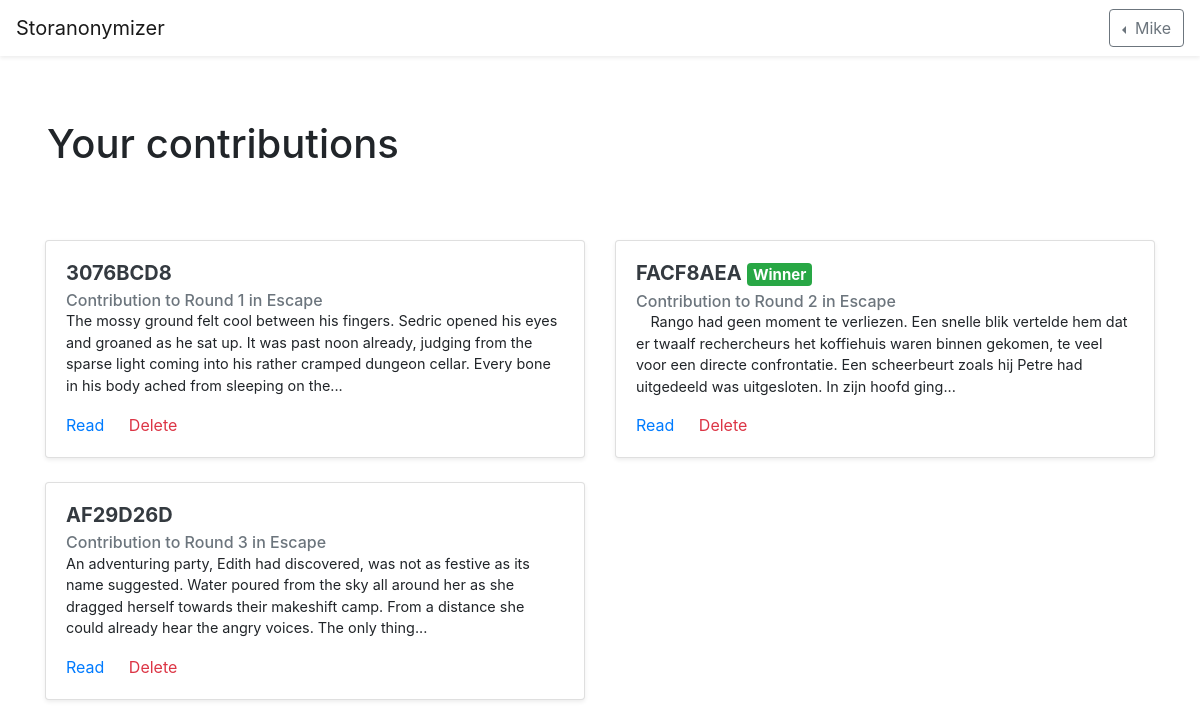
Page /my/contributions (signed in) on the earlier database version.
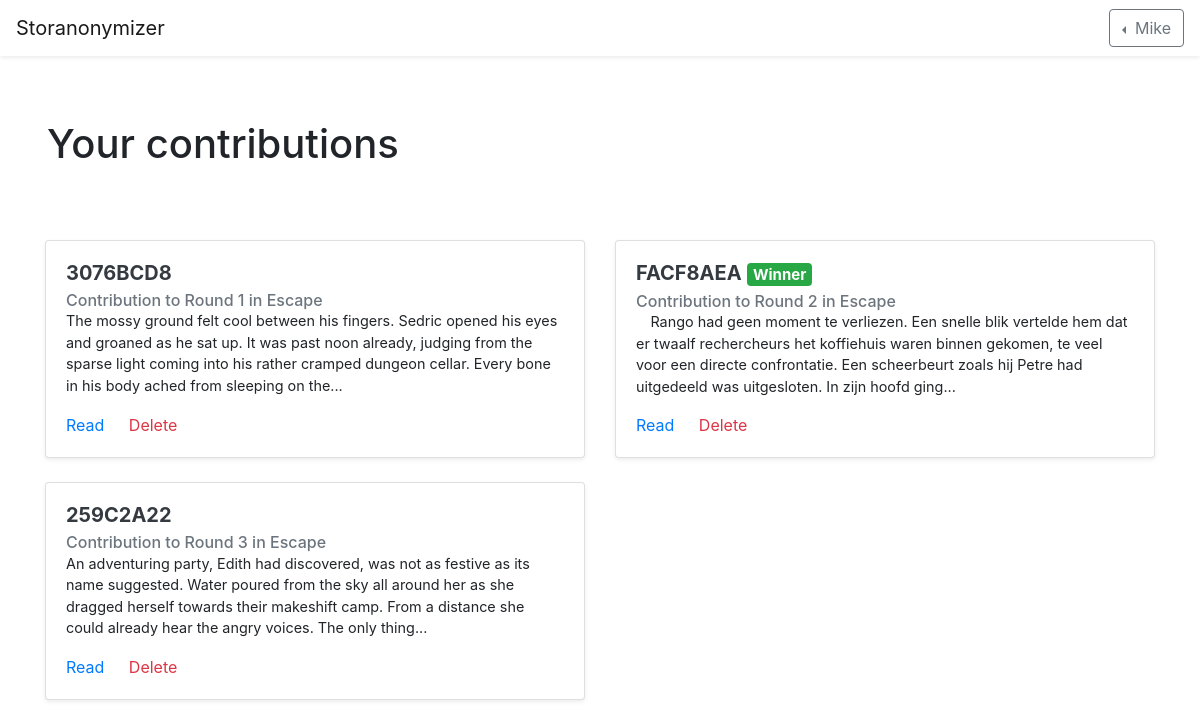
Same page on the later database version.
### storanonymizer/models.py (models this page shows, shortened)
class User(db.Model):
	id = db.Column(db.Integer, primary_key=True)
	name = db.Column(db.String(80), unique=True)
	password_hash = db.Column(db.String(1024))
	stories = db.relationship("Story", backref="user", lazy="select")
	contributions = db.relationship("Contribution", backref="author", lazy="select")
	votes = db.relationship("Vote", backref="user", lazy="select")

class Contribution(db.Model):
	id = db.Column(db.Integer, primary_key=True)
	code = db.Column(db.String(), unique=True)
	text = db.Column(db.Text())
	votes = db.relationship("Vote", backref="contribution", lazy="select")
	author_id = db.Column(db.Integer, db.ForeignKey("user.id"))
	round_id = db.Column(db.Integer, db.ForeignKey("round.id"))

class Round(db.Model):
	id = db.Column(db.Integer, primary_key=True)
	name = db.Column(db.String())
	code = db.Column(db.String(), unique=True)
	contributions = db.relationship("Contribution", backref="round", lazy="select")
	votes = db.relationship("Vote", backref="round", lazy="select")
	winning_contribution_id = db.Column(db.String())
	story_id = db.Column(db.Integer, db.ForeignKey("story.id"))
	public_authors = db.Column(db.Boolean(), default=False)
	public_contributions = db.Column(db.Boolean(), default=False)
	voting = db.Column(db.Boolean(), default=False)
	public_votes = db.Column(db.Boolean(), default=False)

class Story(db.Model):
	id = db.Column(db.Integer, primary_key=True)
	code = db.Column(db.String(), unique=True)
	name = db.Column(db.String())
	user_id = db.Column(db.Integer, db.ForeignKey("user.id"))
	rounds = db.relationship("Round", backref="story", lazy="select")

### storanonymizer/views.py (the view)
@app.route("/my/contributions")
@login_required
def my_contributions():
	contributions = current_user.contributions
	return render_template("mycontributions.html", contributions=contributions)

### storanonymizer/auth.py (called while the page is built)
@lm.user_loader
def load_user(user_id):
	return models.User.query.get(int(user_id))

### storanonymizer/templates/mycontributions.html
{% extends "base.html" %}
{% block content %}
<div class="jumbotron bg-white mb-0">
	<div class="container">
		<h1>Your contributions</h1>
	</div>
</div>
<div class="container">
	<div class="row">
		{% for c in contributions %}
		<div class="col-12 col-md-6 mb-4">
			<div class="card shadow-sm">
				<div class="card-body">
					<h5 class="card-title"><a class="text-dark font-weight-bold" href="{{ url_for('contribution', contribution_code=c.code) }}">
						{{ c.code }}</a>
						{% if c.round.public_votes and c.id == c.round.winning_contribution_id|int %}
						<span class="badge badge-success">Winner</span>
						{% endif %}
					</h5>
					<h6 class="card-subtitle text-secondary">Contribution to {{ c.round.name }} in {{ c.round.story.name }}</h6>
					<p class="card-text" style="font-size: 0.9rem;">{{ c.text|truncate|safe }}</p>
					<a href="{{ url_for('contribution', contribution_code=c.code) }}" class="card-link">Read</a>
					<a href="{{ url_for('delete_contribution', contribution_code=c.code) }}" class="card-link text-danger">Delete</a>
				</div>
			</div>
		</div>
		{% else %}
		<h6 class="alert alert-light text-center">You have made no contributions yet!</h6>
		{% endfor %}
	</div>
</div>
{% endblock %}

### storanonymizer/templates/base.html (shortened to what this page needs)
<!doctype html>
<html lang="en">
	<head>
		<link rel="stylesheet" href="https://stackpath.bootstrapcdn.com/bootstrap/4.2.1/css/bootstrap.min.css">
	</head>
	<body>
		<nav class="navbar navbar-light bg-white shadow-sm">
			<a href="{{ url_for('index') }}" class="navbar-brand">Storanonymizer</a>
			<div class="dropdown dropleft">
				{% if current_user.is_authenticated %}
				<button class="btn btn-outline-secondary dropdown-toggle" type="button" id="userMenu" data-toggle="dropdown" aria-haspopup="true" aria-expanded="false">
					{{ current_user.name }}
				</button>
				{% else %}
				<div>
					<a class="btn btn-outline-dark" href="{{ url_for('register') }}">Sign up</a>
					<a class="btn btn-primary" href="{{ url_for('login') }}">Login</a>
				</div>
				{% endif %}
			</div>
		</nav>
		{% block content %}{% endblock %}
	</body>
</html>

Differences in the rows shown:
removed Contribution: code "AF29D26D", round.name "Round 3", round.story.name "Escape", text "An adventuring party, Edith had discovered, was not as festive as its name suggested. Water poured from the sky all around her as she dragged herself towards their makeshift camp. From a distance she could already hear the angry voices. The only thing..."
added Contribution: code "259C2A22", round.name "Round 3", round.story.name "Escape", text "An adventuring party, Edith had discovered, was not as festive as its name suggested. Water poured from the sky all around her as she dragged herself towards their makeshift camp. From a distance she could already hear the angry voices. The only thing..."
